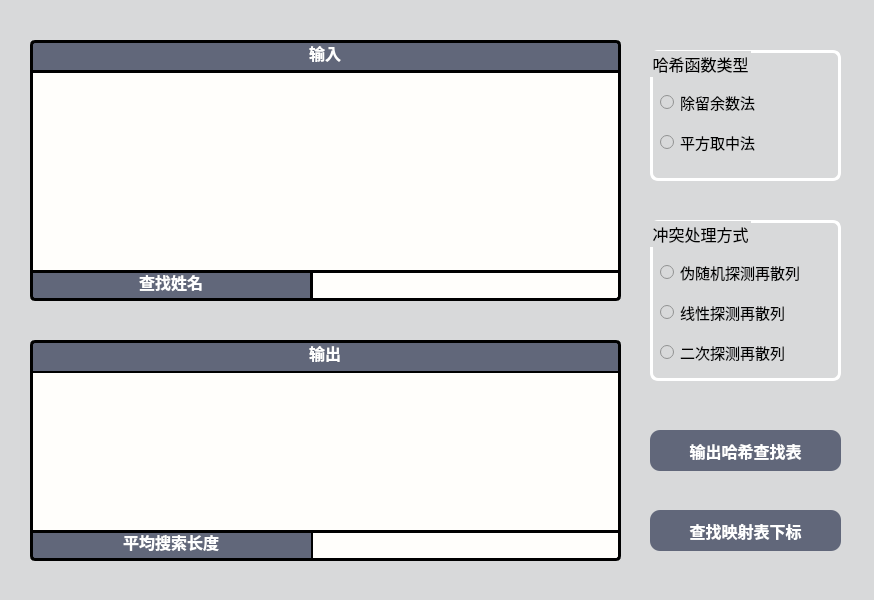
<?xml version="1.0" encoding="UTF-8"?>
<ui version="4.0">
 <class>Widget</class>
 <widget class="QWidget" name="Widget">
  <property name="geometry">
   <rect>
    <x>0</x>
    <y>0</y>
    <width>874</width>
    <height>600</height>
   </rect>
  </property>
  <property name="windowTitle">
   <string>HashSearch</string>
  </property>
  <property name="windowIcon">
   <iconset resource="image.qrc">
    <normaloff>:/icon/search.png</normaloff>:/icon/search.png</iconset>
  </property>
  <property name="styleSheet">
   <string notr="true">background-color:#D8D9DA;</string>
  </property>
  <widget class="QLineEdit" name="InputLabel1">
   <property name="geometry">
    <rect>
     <x>30</x>
     <y>40</y>
     <width>591</width>
     <height>31</height>
    </rect>
   </property>
   <property name="font">
    <font>
     <pointsize>12</pointsize>
     <bold>true</bold>
    </font>
   </property>
   <property name="styleSheet">
    <string notr="true">background-color:#61677A;
color:white;
border: 3px solid black;
border-bottom: none; 
border-top-left-radius: 5px;
border-top-right-radius: 5px;</string>
   </property>
   <property name="text">
    <string>输入</string>
   </property>
   <property name="alignment">
    <set>Qt::AlignCenter</set>
   </property>
   <property name="readOnly">
    <bool>true</bool>
   </property>
   <property name="cursorMoveStyle">
    <enum>Qt::LogicalMoveStyle</enum>
   </property>
  </widget>
  <widget class="QPlainTextEdit" name="output">
   <property name="geometry">
    <rect>
     <x>30</x>
     <y>370</y>
     <width>591</width>
     <height>161</height>
    </rect>
   </property>
   <property name="font">
    <font>
     <family>Cascadia Code</family>
     <pointsize>10</pointsize>
    </font>
   </property>
   <property name="styleSheet">
    <string notr="true">background-color:rgb(255, 254, 251);
border: 3px solid black;
border-bottom: none; </string>
   </property>
   <property name="readOnly">
    <bool>true</bool>
   </property>
  </widget>
  <widget class="QLineEdit" name="outputLabel">
   <property name="geometry">
    <rect>
     <x>30</x>
     <y>340</y>
     <width>591</width>
     <height>31</height>
    </rect>
   </property>
   <property name="font">
    <font>
     <pointsize>12</pointsize>
     <bold>true</bold>
    </font>
   </property>
   <property name="styleSheet">
    <string notr="true">background-color:#61677A;
color:white;
border: 3px solid black;
border-bottom: none; 
border-top-left-radius: 5px;
border-top-right-radius: 5px;</string>
   </property>
   <property name="text">
    <string>输出</string>
   </property>
   <property name="alignment">
    <set>Qt::AlignCenter</set>
   </property>
   <property name="readOnly">
    <bool>true</bool>
   </property>
  </widget>
  <widget class="QPlainTextEdit" name="dataInput">
   <property name="geometry">
    <rect>
     <x>30</x>
     <y>70</y>
     <width>591</width>
     <height>201</height>
    </rect>
   </property>
   <property name="font">
    <font>
     <family>Cascadia Code</family>
     <pointsize>10</pointsize>
    </font>
   </property>
   <property name="styleSheet">
    <string notr="true">background-color:rgb(255, 254, 251);
border: 3px solid black;
border-bottom: none; </string>
   </property>
  </widget>
  <widget class="QGroupBox" name="Mapfunction">
   <property name="geometry">
    <rect>
     <x>650</x>
     <y>50</y>
     <width>191</width>
     <height>131</height>
    </rect>
   </property>
   <property name="font">
    <font>
     <family>黑体</family>
     <pointsize>12</pointsize>
    </font>
   </property>
   <property name="styleSheet">
    <string notr="true">color:black; border:3px solid white; border-radius:8px</string>
   </property>
   <property name="title">
    <string>哈希函数类型</string>
   </property>
   <widget class="QRadioButton" name="modTypeHash_RadioButton">
    <property name="geometry">
     <rect>
      <x>10</x>
      <y>40</y>
      <width>151</width>
      <height>25</height>
     </rect>
    </property>
    <property name="font">
     <font>
      <family>Microsoft YaHei UI</family>
      <pointsize>11</pointsize>
     </font>
    </property>
    <property name="styleSheet">
     <string notr="true">border:none</string>
    </property>
    <property name="text">
     <string>除留余数法</string>
    </property>
   </widget>
   <widget class="QRadioButton" name="midSquare_RadioButton">
    <property name="geometry">
     <rect>
      <x>10</x>
      <y>80</y>
      <width>141</width>
      <height>25</height>
     </rect>
    </property>
    <property name="font">
     <font>
      <family>Microsoft YaHei UI</family>
      <pointsize>11</pointsize>
     </font>
    </property>
    <property name="styleSheet">
     <string notr="true">border:none</string>
    </property>
    <property name="text">
     <string>平方取中法</string>
    </property>
   </widget>
  </widget>
  <widget class="QGroupBox" name="hashCollision">
   <property name="geometry">
    <rect>
     <x>650</x>
     <y>220</y>
     <width>191</width>
     <height>161</height>
    </rect>
   </property>
   <property name="font">
    <font>
     <family>黑体</family>
     <pointsize>12</pointsize>
     <bold>false</bold>
    </font>
   </property>
   <property name="styleSheet">
    <string notr="true">color:black; border:3px solid white; border-radius:8px</string>
   </property>
   <property name="title">
    <string>冲突处理方式</string>
   </property>
   <widget class="QRadioButton" name="randomProbing_RadioButton">
    <property name="geometry">
     <rect>
      <x>10</x>
      <y>40</y>
      <width>171</width>
      <height>25</height>
     </rect>
    </property>
    <property name="font">
     <font>
      <family>Microsoft YaHei UI</family>
      <pointsize>11</pointsize>
      <bold>false</bold>
     </font>
    </property>
    <property name="styleSheet">
     <string notr="true">border:none</string>
    </property>
    <property name="text">
     <string>伪随机探测再散列</string>
    </property>
   </widget>
   <widget class="QRadioButton" name="linearProbing_RadioButton">
    <property name="geometry">
     <rect>
      <x>10</x>
      <y>80</y>
      <width>171</width>
      <height>25</height>
     </rect>
    </property>
    <property name="font">
     <font>
      <family>Microsoft YaHei UI</family>
      <pointsize>11</pointsize>
      <bold>false</bold>
     </font>
    </property>
    <property name="styleSheet">
     <string notr="true">border:none</string>
    </property>
    <property name="text">
     <string>线性探测再散列</string>
    </property>
   </widget>
   <widget class="QRadioButton" name="quadraticProbing_RadioButton">
    <property name="geometry">
     <rect>
      <x>10</x>
      <y>120</y>
      <width>171</width>
      <height>25</height>
     </rect>
    </property>
    <property name="font">
     <font>
      <family>Microsoft YaHei UI</family>
      <pointsize>11</pointsize>
      <bold>false</bold>
     </font>
    </property>
    <property name="styleSheet">
     <string notr="true">border:none</string>
    </property>
    <property name="text">
     <string>二次探测再散列</string>
    </property>
   </widget>
  </widget>
  <widget class="QPushButton" name="hashTableOutput">
   <property name="geometry">
    <rect>
     <x>650</x>
     <y>430</y>
     <width>191</width>
     <height>41</height>
    </rect>
   </property>
   <property name="font">
    <font>
     <pointsize>12</pointsize>
     <bold>true</bold>
    </font>
   </property>
   <property name="styleSheet">
    <string notr="true">QPushButton{
color:white;
background-color: qlineargradient(spread:pad, x1:1, y1:1, x2:1, y2:1, stop:1 #61677A);
border-radius:10px;
}

QPushButton:pressed{
color:white;
background-color: qlineargradient(spread:pad, x1:1, y1:1, x2:1, y2:1, stop:1 rgb(0, 0, 0));
border-radius:10px;
}</string>
   </property>
   <property name="text">
    <string>输出哈希查找表</string>
   </property>
  </widget>
  <widget class="QLineEdit" name="InputLabel2_2">
   <property name="geometry">
    <rect>
     <x>30</x>
     <y>270</y>
     <width>281</width>
     <height>31</height>
    </rect>
   </property>
   <property name="font">
    <font>
     <pointsize>12</pointsize>
     <bold>true</bold>
    </font>
   </property>
   <property name="styleSheet">
    <string notr="true">background-color:#61677A;
color:white;
border: 3px solid black;
border-right: none; 
border-bottom-left-radius: 5px;</string>
   </property>
   <property name="text">
    <string>查找姓名</string>
   </property>
   <property name="alignment">
    <set>Qt::AlignCenter</set>
   </property>
   <property name="readOnly">
    <bool>true</bool>
   </property>
  </widget>
  <widget class="QLineEdit" name="searchNameInput">
   <property name="geometry">
    <rect>
     <x>310</x>
     <y>270</y>
     <width>311</width>
     <height>31</height>
    </rect>
   </property>
   <property name="font">
    <font>
     <family>Cascadia Code</family>
     <pointsize>10</pointsize>
    </font>
   </property>
   <property name="styleSheet">
    <string notr="true">background-color:rgb(255, 254, 251);
border: 3px solid black;
border-bottom-right-radius: 5px;</string>
   </property>
  </widget>
  <widget class="QPushButton" name="SearchIdx">
   <property name="geometry">
    <rect>
     <x>650</x>
     <y>510</y>
     <width>191</width>
     <height>41</height>
    </rect>
   </property>
   <property name="font">
    <font>
     <pointsize>12</pointsize>
     <bold>true</bold>
    </font>
   </property>
   <property name="styleSheet">
    <string notr="true">QPushButton{
color:white;
background-color: qlineargradient(spread:pad, x1:1, y1:1, x2:1, y2:1, stop:1 #61677A);
border-radius:10px;
}

QPushButton:pressed{
color:white;
background-color: qlineargradient(spread:pad, x1:1, y1:1, x2:1, y2:1, stop:1 rgb(0, 0, 0));
border-radius:10px;
}</string>
   </property>
   <property name="text">
    <string>查找映射表下标</string>
   </property>
  </widget>
  <widget class="QLineEdit" name="searchLenOutput">
   <property name="geometry">
    <rect>
     <x>310</x>
     <y>530</y>
     <width>311</width>
     <height>31</height>
    </rect>
   </property>
   <property name="font">
    <font>
     <family>Cascadia Code</family>
     <pointsize>10</pointsize>
    </font>
   </property>
   <property name="styleSheet">
    <string notr="true">background-color:rgb(255, 254, 251);
border: 3px solid black;
border-bottom-right-radius: 5px;</string>
   </property>
   <property name="readOnly">
    <bool>true</bool>
   </property>
  </widget>
  <widget class="QLineEdit" name="InputLabel2">
   <property name="geometry">
    <rect>
     <x>30</x>
     <y>530</y>
     <width>281</width>
     <height>31</height>
    </rect>
   </property>
   <property name="font">
    <font>
     <pointsize>12</pointsize>
     <bold>true</bold>
    </font>
   </property>
   <property name="styleSheet">
    <string notr="true">background-color:#61677A;
color:white;
border: 3px solid black;
border-right: none; 
border-bottom-left-radius: 5px;</string>
   </property>
   <property name="text">
    <string>平均搜索长度</string>
   </property>
   <property name="alignment">
    <set>Qt::AlignCenter</set>
   </property>
   <property name="readOnly">
    <bool>true</bool>
   </property>
  </widget>
 </widget>
 <resources>
  <include location="image.qrc"/>
 </resources>
 <connections/>
</ui>
